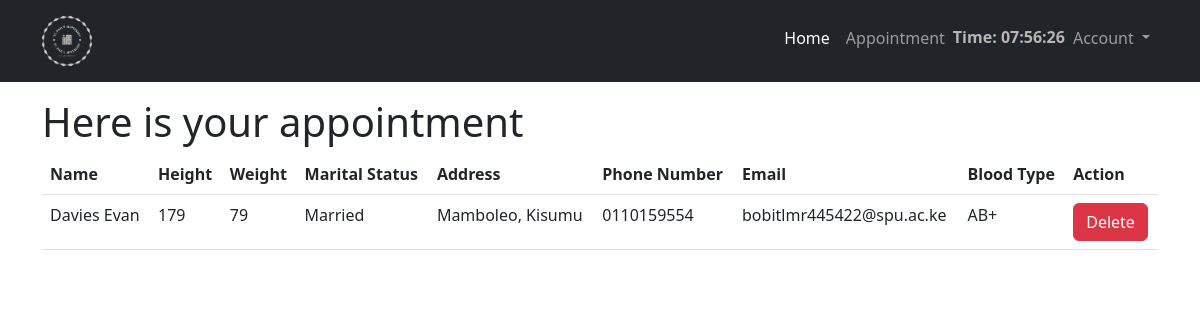
Page / (signed in) on the earlier database version.
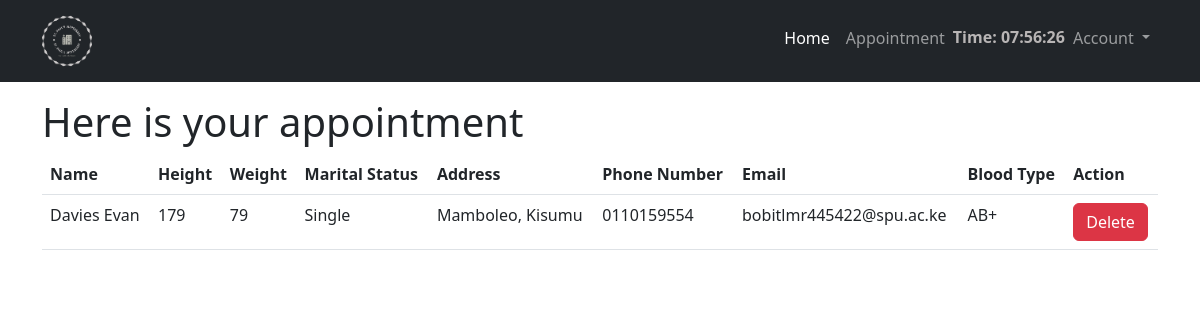
Same page on the later database version.
### app.py (models this page shows, shortened)
class User(db.Model, UserMixin):
    id = db.Column(db.Integer, primary_key=True)
    username = db.Column(db.String(30), nullable=False)
    school_id = db.Column(db.String(20),unique=True, nullable=False)
    email = db.Column(db.String(120),unique=True, nullable=False)
    user_profile = db.Column(db.String(20), nullable=False,default='default.png')
    password = db.Column(db.String(30),nullable=False)
    patient = db.relationship('Profile', backref='patient',lazy=True)
    role = db.Column(db.String(10))

class Profile(db.Model):
    id = db.Column(db.Integer, primary_key=True)
    date_registered = db.Column(db.DateTime(), nullable=False, default=datetime.now)
    marital_status = db.Column(db.String(120), nullable=False)
    phonenumber = db.Column(db.String(13), unique=True, nullable=False)
    address = db.Column(db.String(20), nullable=False)
    postcode = db.Column(db.String(20), nullable=False)
    city = db.Column(db.String(30), nullable=False)
    area = db.Column(db.String(20), nullable=False)
    blood_type = db.Column(db.String(5))
    country = db.Column(db.String(20), nullable=False)
    state = db.Column(db.String(20), nullable=False)
    height = db.Column(db.Integer, default=0)
    weight = db.Column(db.Integer, default=0)
    blood_type = db.Column(db.String(10))
    user = relationship("User", backref="profile", uselist=False)
    appointment_status = db.Column(db.String(15), default='booked')  # Add appointment status field
    patient_id = db.Column(db.Integer, db.ForeignKey('user.id'), nullable=False)

### app.py (the view)
@app.route('/')
@login_required
def home():
    if current_user.role == 'patient':
        user = User.query.get(current_user.id)
        appointments = user.patient
        return render_template('home.html', appointments=appointments)
    return redirect(url_for('login'))

### app.py (called while the page is built)
@login_manager.user_loader
def load_user(id):
    user = User.query.get(int(id) if id is not None else None)
    return user

### templates/home.html
{% extends 'layout.html' %}
{% block body %}
<div class="container">
    <h1 class="mt-3">Here is your appointment</h1>
    {% if appointments|length < 1%}
    <h3>There are no appointments. Create on below</h3>
    <h2>Book an Appointment</h2>
    <a href="{{url_for('book_appointment')}}" class="btn btn-success">Make your first appointment</a>
    {% else%}
    <table class="cd-table order-table table">
        <tr>
            <th>Name</th>
            <th>Height</th>
            <th>Weight</th>
            <th>Marital Status</th>
            <th>Address</th>
            <th>Phone Number</th>
            <th>Email</th>
            <th>Blood Type</th>
            <th>Action</th>
        </tr>
        {%for appointment in appointments%}
        <tr>
            <td>{{ current_user.username }}</td>
            <td>{{ appointment.height }}</td>
            <td>{{ appointment.weight }}</td>
            <td>{{ appointment.marital_status }}</td>
            <td>{{ appointment.address }}</td>
            <td>{{ appointment.phonenumber }}</td>
            <td>{{ current_user.email }}</td>
            <td>{{ appointment.blood_type }}</td>
            <td>
                <div class="appointment-actions">
                    <a href="/delete/{{appointment.patient_id}}" class="btn btn-danger">Delete</a>
                </div>
            </td>
        </tr>
        {%endfor%}
    </table>
    {% endif %}
{% endblock body %}

### templates/layout.html (shortened to what this page needs)
<!DOCTYPE html>
<html lang="en">
<head>
    <link href="https://cdn.jsdelivr.net/npm/bootstrap@5.3.0/dist/css/bootstrap.min.css" rel="stylesheet">
</head>
<body>
<nav class="navbar navbar-expand-lg navbar-dark bg-dark static-top">
  <div class="container">
    <a class="navbar-brand" href="/">
      <img src="{{url_for('static',filename='logo.png')}}" alt="..." height="56">
    </a>
    <div class="collapse navbar-collapse" id="navbarSupportedContent">
      <ul class="navbar-nav ms-auto">
        <li class="nav-item">
          <a class="nav-link active" aria-current="page" href="/">Home</a>
        </li>
        {% if current_user.role == 'patient' %}
        <li class="nav-item">
          <a class="nav-link" href="{{url_for('book_appointment')}}">Appointment</a>
        </li>
        {% else %}
        <li class="nav-item">
          <a class="nav-link" href="{{url_for('admin')}}">Admin</a>
        </li>
        {% endif %}
        <li class="nav-item"><p class="pd-5 clr">Time: <span id="current-time"></span></p></li>
        <li class="nav-item dropdown">
          <a class="nav-link dropdown-toggle" href="#" id="navbarDropdown" role="button" data-bs-toggle="dropdown" aria-expanded="false">
            Account
          </a>
        </li>
      </ul>
    </div>
  </div>
</nav>
      {% block body %}
      {% endblock %}
</body>
</html>

### templates/layout.html (style rules this page uses)
ul { list-style: none; }
.clr { font-size: 16px; font-weight: 600; color: #b8b5b5; margin-top: 7px; }

Differences in the rows shown:
changed Profile "Mamboleo, Kisumu": marital_status "Married" → "Single"
